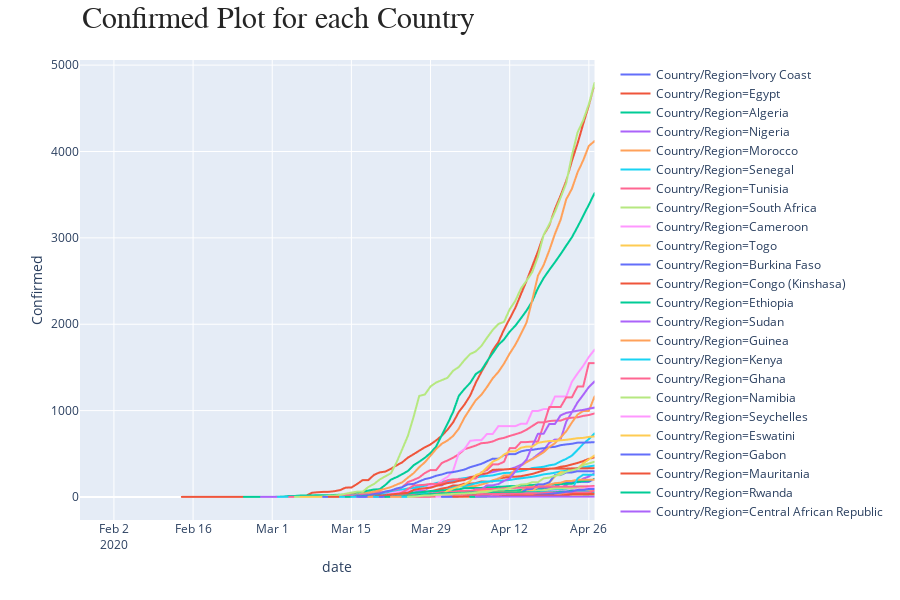

Notebook cell for this chart:
### Code cell
fig = px.line(af, x="date", y="Confirmed", color='Country/Region', hover_data=['Country/Region','Deaths'])
annotations = []
annotations.append(dict(xref='paper', yref='paper', x=0.0, y=1.05,
                              xanchor='left', yanchor='bottom',
                              text='Confirmed Plot for each Country',
                              font=dict(family='Arial',
                                        size=30,
                                        color='rgb(37,37,37)'),
                              showarrow=False))
fig.update_layout(annotations=annotations)
fig.show()
